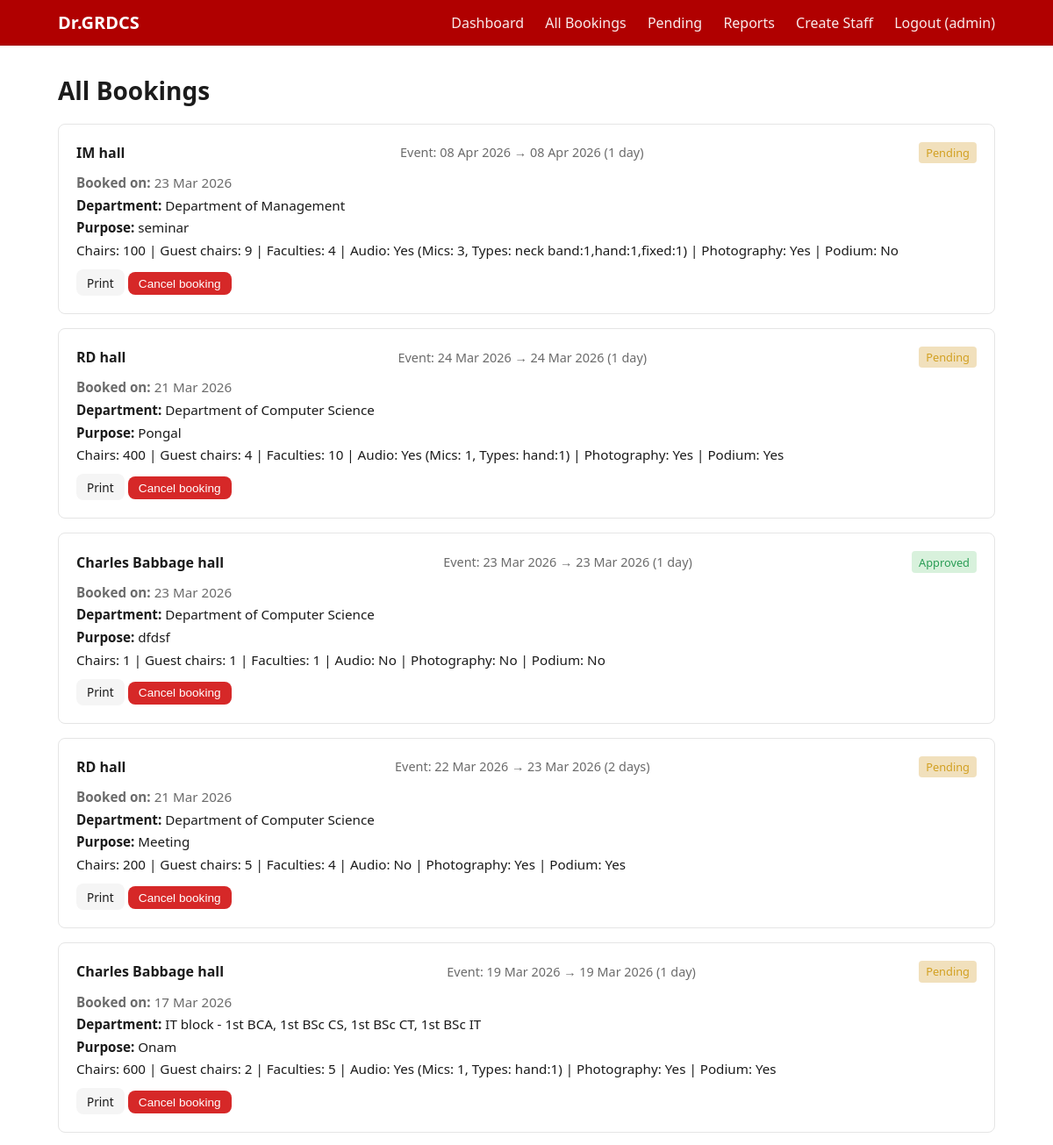
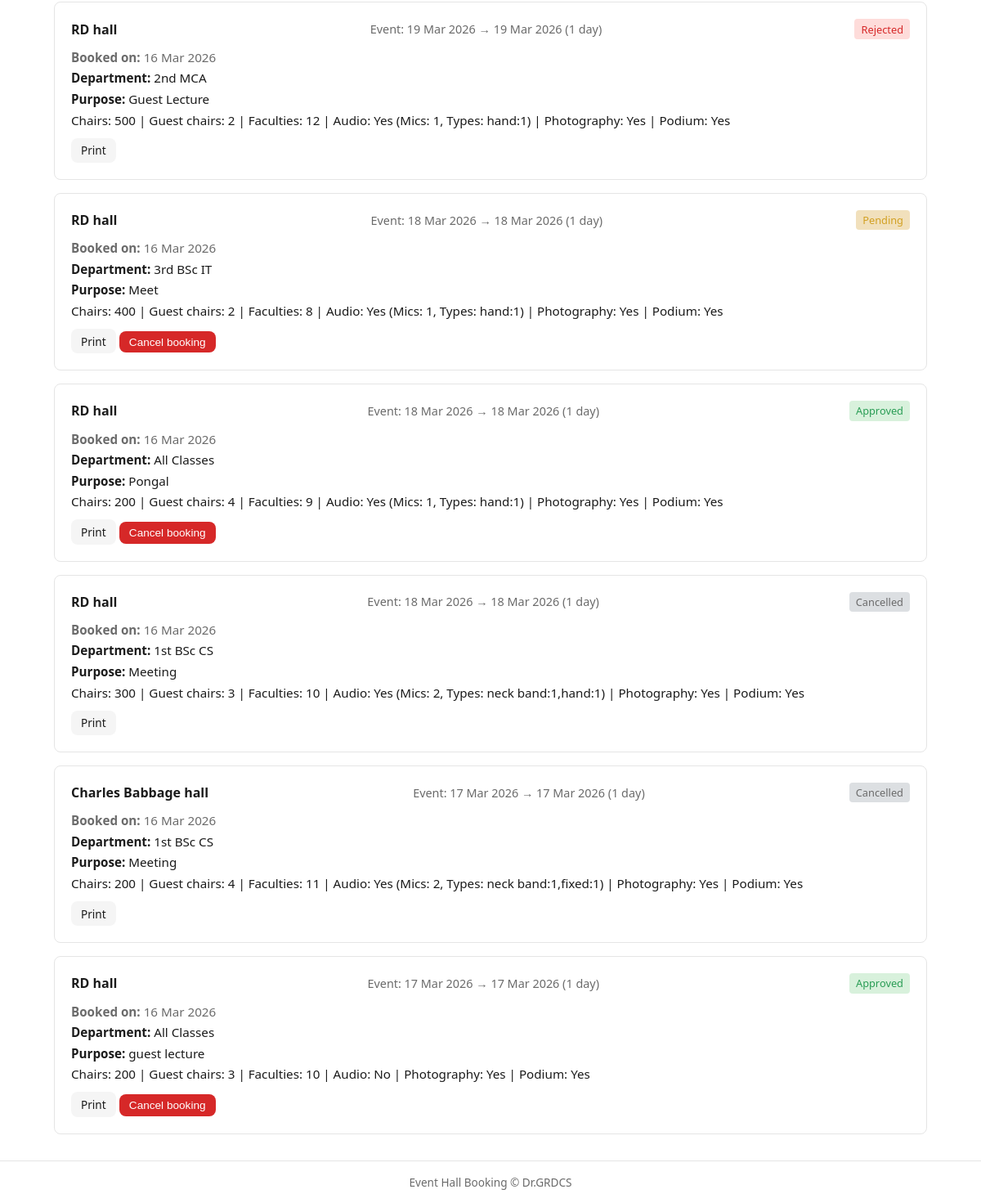
/booking/edumanage/my-bookings (signed in), run on the app's committed database (2 pictures, top to bottom).
### models.py (models this page shows)
class Booking(db.Model):
    __tablename__ = 'bookings'
    id = db.Column(db.Integer, primary_key=True)
    user_id = db.Column(db.Integer, db.ForeignKey('users.id'), nullable=False)
    hall_id = db.Column(db.Integer, db.ForeignKey('halls.id'), nullable=False)
    department = db.Column(db.String(120), nullable=False)
    booking_date = db.Column(db.Date, nullable=False)
    num_days = db.Column(db.Integer, nullable=False)
    start_time = db.Column(db.Time, nullable=False)
    end_time = db.Column(db.Time, nullable=False)
    purpose = db.Column(db.Text, nullable=False)
    chairs_required = db.Column(db.Integer, nullable=False)
    guest_chairs = db.Column(db.Integer, nullable=False)
    faculties_count = db.Column(db.Integer, default=0)
    audio_system = db.Column(db.Boolean, default=False)
    microphones = db.Column(db.Integer, default=0)  # count
    mic_types = db.Column(db.String(200), default='')  # CSV: neck_band,hand,fixed
    photography = db.Column(db.Boolean, default=False)
    podium_required = db.Column(db.Boolean, default=False)
    status = db.Column(db.String(20), default='pending')  # pending / approved / rejected / cancelled
    created_at = db.Column(db.DateTime, default=datetime.utcnow)
    cancellation_reason = db.Column(db.Text, nullable=True)
    cancelled_at = db.Column(db.DateTime, nullable=True)
    admin_notes = db.Column(db.Text, nullable=True)  # admin rejection/approval notes
    user = db.relationship('User', backref=db.backref('bookings', lazy=True))
    hall = db.relationship('Hall', backref=db.backref('bookings', lazy=True))
    @property
    def event_end_date(self) -> date:
        days = max(int(self.num_days or 1), 1)
        return self.booking_date + timedelta(days=days - 1)
    @property
    def created_at_local(self):
        if not self.created_at:
            return None
        dt = self.created_at
        if dt.tzinfo is None:
            dt = dt.replace(tzinfo=timezone.utc)
        return dt.astimezone()

class Hall(db.Model):
    __tablename__ = 'halls'
    id = db.Column(db.Integer, primary_key=True)
    name = db.Column(db.String(100), unique=True, nullable=False)
    capacity = db.Column(db.Integer, default=DEFAULT_HALL_CAPACITY)  # total chairs

### routes/booking.py (the view)
@booking_bp.route('/edumanage/my-bookings')
@login_required
def my_bookings():
    bookings = Booking.query.order_by(Booking.booking_date.desc(), Booking.created_at.desc()).all()
    return render_template('my_bookings.html', bookings=bookings)

### routes/booking.py (called while the page is built)
def login_required(f):
    @wraps(f)
    def wrapped(*args, **kwargs):
        if not session.get('user_id'):
            flash('Please log in to continue.', 'error')
            return redirect(url_for('auth.login'))
        return f(*args, **kwargs)
    return wrapped

### templates/my_bookings.html (shortened to what this page needs)
{% extends "base.html" %}
{% block content %}
<div class="container page">
    <h1>All Bookings</h1>
    {% if not bookings %}
    <p>No bookings yet. <a href="{{ url_for('booking.dashboard') }}">Book a hall</a> from the Dashboard — your confirmed bookings will appear here.</p>
    {% else %}
    <div class="bookings-list">
        {% for b in bookings %}
        <div class="booking-card">
            <div class="booking-header">
                <strong>{{ b.hall.name }}</strong>
                <span class="booking-date">
                    Event: {{ b.booking_date.strftime('%d %b %Y') }} → {{ b.event_end_date.strftime('%d %b %Y') }}
                    ({{ b.num_days }} day{{ 's' if b.num_days != 1 else '' }})
                </span>
                <span class="badge badge-{{ b.status|lower }}">
                    {{ b.status|capitalize }}
                </span>
            </div>
            <p class="muted"><strong>Booked on:</strong> {{ b.created_at_local.strftime('%d %b %Y') if b.created_at_local else '-' }}</p>
            <p><strong>Department:</strong> {{ b.department }}</p>
            <p><strong>Purpose:</strong> {{ b.purpose }}</p>
            <p>
                Chairs: {{ b.chairs_required }} |
                Guest chairs: {{ b.guest_chairs }} |
                Faculties: {{ b.faculties_count }} |
                Audio: {{ 'Yes' if b.audio_system else 'No' }}{% if b.audio_system %} (Mics: {{ b.microphones }}, Types: {{ (b.mic_types or '')|replace('_', ' ') }}){% endif %} |
                Photography: {{ 'Yes' if b.photography else 'No' }} |
                Podium: {{ 'Yes' if b.podium_required else 'No' }}
            </p>
            <div class="cancel-form">
                <a href="{{ url_for('booking.print_booking', booking_id=b.id) }}" target="_blank" class="btn btn-secondary btn-sm">Print</a>
                {% if b.status in ['pending', 'approved'] %}
                <button type="button" class="btn btn-danger btn-sm btn-cancel-trigger" data-booking-id="{{ b.id }}">Cancel booking</button>
                {% endif %}
            </div>
        </div>
        {% endfor %}
    </div>
    {% endif %}
</div>
{% endblock %}

### templates/base.html (shortened to what this page needs)
<!DOCTYPE html>
<html lang="en">
<head>
    <link rel="stylesheet" href="{{ url_for('static', filename='style.css') }}">
</head>
<body>
    <header class="header">
        <div class="container">
            <a href="{{ url_for('booking.dashboard') }}" class="logo">Dr.GRDCS</a>
            <nav>
                {% if session.get('user_id') %}
                <a href="{{ url_for('booking.dashboard') }}">Dashboard</a>
                <a href="{{ url_for('booking.my_bookings') }}">All Bookings</a>
                {% if session.get('role') == 'admin' %}
                <a href="{{ url_for('admin.pending_approvals') }}">Pending</a>
                <a href="{{ url_for('admin.reports') }}">Reports</a>
                <a href="{{ url_for('admin.manage_staff') }}">Create Staff</a>
                {% endif %}
                <a href="{{ url_for('auth.logout') }}">Logout ({{ session.get('username') }})</a>
                {% endif %}
            </nav>
        </div>
    </header>
    <main class="main">
        {% block content %}{% endblock %}
    </main>
    <footer class="footer">
        <div class="container">Event Hall Booking &copy; Dr.GRDCS</div>
    </footer>
</body>
</html>

### static/style.css (style rules this page uses)
* { box-sizing: border-box; }
:root { --bg: #ffffff; --surface: #ffffff; --surface2: #f5f5f5; --text: #1b1b1b; --text-muted: #6b6b6b; --primary: #b00000; --primary-hover: #9a0000; --danger: #d62828; --danger-hover: #b71c1c; --success: #2a9d55; --border: #e5e5e5; --radius: 8px; }
body { font-family: 'Segoe UI', system-ui, sans-serif; background: var(--bg); color: var(--text); margin: 0; min-height: 100vh; display: flex; flex-direction: column; }
.container { max-width: 1100px; margin: 0 auto; padding: 0 1rem; width: 100%; }
.header { background: var(--primary); border-bottom: 1px solid rgba(0, 0, 0, 0.08); padding: 0.75rem 0; }
.header .container { display: flex; align-items: center; justify-content: space-between; }
.logo { font-weight: 700; font-size: 1.25rem; color: #ffffff; text-decoration: none; }
.header nav a { color: rgba(255, 255, 255, 0.92); text-decoration: none; margin-left: 1.25rem; }
.main { flex: 1; padding: 2rem 0; }
.page { padding: 0 1rem; }
.page h1 { margin-top: 0; font-size: 1.75rem; }
.muted { color: var(--text-muted); margin: 0 0 0.75rem; font-size: 0.9rem; }
.btn { display: inline-block; padding: 0.5rem 1rem; border-radius: var(--radius); border: none; cursor: pointer; font-size: 0.95rem; text-decoration: none; background: var(--surface2); color: var(--text); }
.btn-secondary { background: var(--surface2); color: var(--text); }
.btn-danger { background: var(--danger); color: #fff; }
.btn-sm { padding: 0.35rem 0.75rem; font-size: 0.85rem; }
.bookings-list { display: flex; flex-direction: column; gap: 1rem; }
.booking-card { background: var(--surface); border: 1px solid var(--border); border-radius: var(--radius); padding: 1.25rem; }
.booking-header { display: flex; justify-content: space-between; align-items: center; margin-bottom: 0.75rem; }
.booking-date { color: var(--text-muted); font-size: 0.9rem; }
.booking-card p { margin: 0.35rem 0; font-size: 0.95rem; }
.cancel-form { margin-top: 0.75rem; }
.badge { display: inline-block; padding: 0.2rem 0.5rem; border-radius: 4px; font-size: 0.8rem; font-weight: 500; }
.badge-pending { background: rgba(210, 153, 34, 0.3); color: #d2a022; }
.badge-approved { background: rgba(63, 185, 80, 0.2); color: var(--success); }
.badge-rejected { background: rgba(248, 81, 73, 0.2); color: var(--danger); }
.badge-cancelled { background: rgba(139, 148, 158, 0.3); color: var(--text-muted); }
.footer { background: var(--surface); border-top: 1px solid var(--border); padding: 1rem; text-align: center; color: var(--text-muted); font-size: 0.85rem; }

### data on the page
Booking: hall.name "IM hall", booking_date "08 Apr 2026", event_end_date "08 Apr 2026", num_days "1", status "Pending", created_at_local "23 Mar 2026", department "Department of Management", purpose "seminar", chairs_required "100", guest_chairs "9", faculties_count "4", audio_system "Yes", microphones "3", mic_types "neck band:1,hand:1,fixed:1", photography "Yes", podium_required "No"
Booking: hall.name "RD hall", booking_date "24 Mar 2026", event_end_date "24 Mar 2026", num_days "1", status "Pending", created_at_local "21 Mar 2026", department "Department of Computer Science", purpose "Pongal", chairs_required "400", guest_chairs "4", faculties_count "10", audio_system "Yes", microphones "1", mic_types "hand:1", photography "Yes", podium_required "Yes"
Booking: hall.name "Charles Babbage hall", booking_date "23 Mar 2026", event_end_date "23 Mar 2026", num_days "1", status "Approved", created_at_local "23 Mar 2026", department "Department of Computer Science", purpose "dfdsf", chairs_required "1", guest_chairs "1", faculties_count "1", audio_system "No", photography "No", podium_required "No"
Booking: hall.name "RD hall", booking_date "22 Mar 2026", event_end_date "23 Mar 2026", num_days "2", num_days "s", status "Pending", created_at_local "21 Mar 2026", department "Department of Computer Science", purpose "Meeting", chairs_required "200", guest_chairs "5", faculties_count "4", audio_system "No", photography "Yes", podium_required "Yes"
Booking: hall.name "Charles Babbage hall", booking_date "19 Mar 2026", event_end_date "19 Mar 2026", num_days "1", status "Pending", created_at_local "17 Mar 2026", department "IT block - 1st BCA, 1st BSc CS, 1st BSc CT, 1st BSc IT", purpose "Onam", chairs_required "600", guest_chairs "2", faculties_count "5", audio_system "Yes", microphones "1", mic_types "hand:1", photography "Yes", podium_required "Yes"
Booking: hall.name "RD hall", booking_date "19 Mar 2026", event_end_date "19 Mar 2026", num_days "1", status "Rejected", created_at_local "16 Mar 2026", department "2nd MCA", purpose "Guest Lecture", chairs_required "500", guest_chairs "2", faculties_count "12", audio_system "Yes", microphones "1", mic_types "hand:1", photography "Yes", podium_required "Yes"
Booking: hall.name "RD hall", booking_date "18 Mar 2026", event_end_date "18 Mar 2026", num_days "1", status "Pending", created_at_local "16 Mar 2026", department "3rd BSc IT", purpose "Meet", chairs_required "400", guest_chairs "2", faculties_count "8", audio_system "Yes", microphones "1", mic_types "hand:1", photography "Yes", podium_required "Yes"
Booking: hall.name "RD hall", booking_date "18 Mar 2026", event_end_date "18 Mar 2026", num_days "1", status "Approved", created_at_local "16 Mar 2026", department "All Classes", purpose "Pongal", chairs_required "200", guest_chairs "4", faculties_count "9", audio_system "Yes", microphones "1", mic_types "hand:1", photography "Yes", podium_required "Yes"
Booking: hall.name "RD hall", booking_date "18 Mar 2026", event_end_date "18 Mar 2026", num_days "1", status "Cancelled", created_at_local "16 Mar 2026", department "1st BSc CS", purpose "Meeting", chairs_required "300", guest_chairs "3", faculties_count "10", audio_system "Yes", microphones "2", mic_types "neck band:1,hand:1", photography "Yes", podium_required "Yes"
Booking: hall.name "Charles Babbage hall", booking_date "17 Mar 2026", event_end_date "17 Mar 2026", num_days "1", status "Cancelled", created_at_local "16 Mar 2026", department "1st BSc CS", purpose "Meeting", chairs_required "200", guest_chairs "4", faculties_count "11", audio_system "Yes", microphones "2", mic_types "neck band:1,fixed:1", photography "Yes", podium_required "Yes"
Booking: hall.name "RD hall", booking_date "17 Mar 2026", event_end_date "17 Mar 2026", num_days "1", status "Approved", created_at_local "16 Mar 2026", department "All Classes", purpose "guest lecture", chairs_required "200", guest_chairs "3", faculties_count "10", audio_system "No", photography "Yes", podium_required "Yes"

### other printed values
{{ session.get('username') }} "admin"
